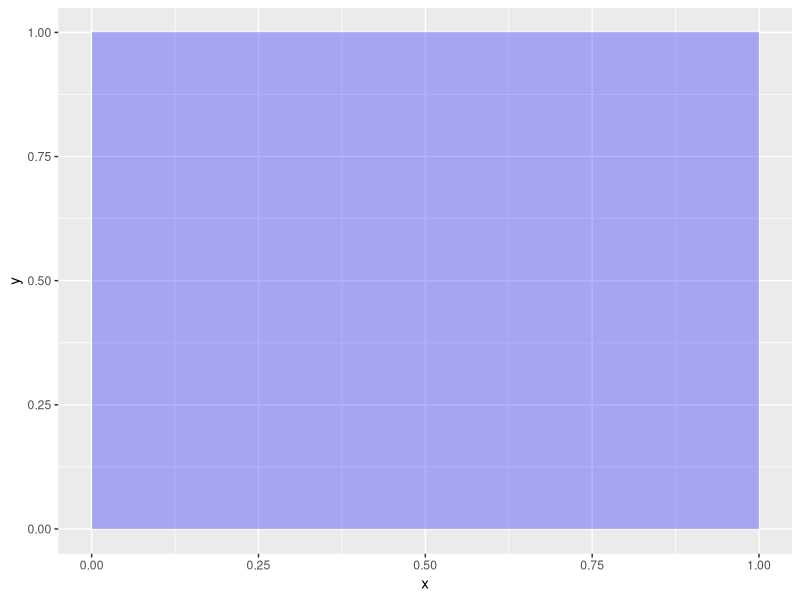

Generate this figure with R: (Note: this script raises an error after producing the figure.)
## ---- chunk 1
library(tidyverse)
## ---- chunk 2
data <- data.frame(x = seq(0, 1, length.out = 100))
data %>% 
  ggplot(aes(x))+
  stat_function(fun = dbeta,
                args = list(shape1 = 1,
                            shape2 = 1),
                geom = "area",
                fill = "blue", alpha=0.3)
## ---- chunk 3
data %>% 
  ggplot(aes(x))+
  stat_function(fun = dbeta,
                args = list(shape1 =  ,
                            shape2 =  ),
                geom = "area",
                fill = "blue", alpha=0.3)
## ---- chunk 4
vampires = 3
humans = 7
data %>% 
  ggplot(aes(x))+
  stat_function(aes(fill = "Prior"),
                fun = dbeta,
                args = list(shape1 = 1,
                            shape2 = 1),
                geom = "area", alpha=0.3)+
  stat_function(aes(fill = "Posterior"),
                fun = dbeta,
                args = list(shape1 = 1+vampires,
                            shape2 = 1+humans),
                geom = "area", alpha=0.3)+
  scale_fill_manual(values=c("red","blue"))
## ---- chunk 5
vampires = 
humans = 
data %>% 
  ggplot(aes(x))+
  stat_function(aes(fill = "Prior"),
                fun = dbeta,
                args = list(shape1 = 1,
                            shape2 = 1),
                geom = "area", alpha=0.3)+
  stat_function(aes(fill = "Posterior"),
                fun = dbeta,
                args = list(shape1 = 1+vampires,
                            shape2 = 1+humans),
                geom = "area", alpha=0.3)+
  scale_fill_manual(values=c("red","blue"))
## ---- chunk 6
# sequence of parameter values
p_grid = seq(from = 0, to = 1, length.out = 100)

# prior over the sequence of parameter values
prior = rep(1, 100)

data_grid = tibble(p_grid, prior)
data_grid
## ---- chunk 7
data_grid %>% 
  ggplot()+
  geom_col(aes(x = p_grid, y = prior),
           width = 0.005,
           colour = "black", 
           fill = "lightblue")
## ---- chunk 8
data_grid = data_grid %>% 
  mutate(likelihood = dbinom(3, 10, prob = p_grid)) %>% 
  mutate(unstd.posterior = prior * likelihood)
data_grid
## ---- chunk 9
data_grid %>% 
  ggplot()+
  geom_col(aes(x = p_grid, y = unstd.posterior),
           width = 0.005,
           colour = "black", 
           fill = "red")
## ---- chunk 10
sum(data_grid$unstd.posterior)
## ---- chunk 11
data_grid = data_grid %>% 
  mutate(posterior = unstd.posterior / sum(unstd.posterior))
data_grid
## ---- chunk 12
sum(data_grid$posterior)
## ---- chunk 13
data_grid %>% 
  ggplot()+
  geom_col(aes(x = p_grid, y = posterior),
           width = 0.005,
           colour = "black", 
           fill = "pink")
## ---- chunk 14
cat("With 1 parameter and 100 grids, grid-approximation requires", 100^1, "calculations.\n")
cat("With 2 parameters and 100 grids, grid-approximation requires", 100^2, "calculations.\n")
cat("With 3 parameters and 100 grids, grid-approximation requires", 100^3, "calculations.\n")
cat("With 4 parameters and 100 grids, grid-approximation requires", 100^4, "calculations.\n")
cat("With 5 parameters and 100 grids, grid-approximation requires", 100^5, "calculations.\n")
## ---- chunk 15
posterior_samples <- sample(
  x = data_grid$p_grid,
  prob = data_grid$posterior,
  size = 10000,
  replace = TRUE
)
## ---- chunk 16
data_samples = tibble(
  id = 1:length(posterior_samples),
  prop_vampires = posterior_samples
)
data_samples
## ---- chunk 17
data_samples %>% 
  ggplot()+
  geom_point(aes(x=id, y=prop_vampires), 
             alpha = 1/4,
             colour = 'red')
## ---- chunk 18
data_samples %>% 
  ggplot()+
  stat_density(aes(x = prop_vampires),
               fill = "red",
               colour = "black",
               alpha = 1/2)+
  scale_x_continuous(limits = 0:1)
## ---- chunk 19
library(bayestestR)
## ---- chunk 20
mean(data_samples$prop_vampires)
## ---- chunk 21
median(data_samples$prop_vampires)
## ---- chunk 22
map_estimate(data_samples$prop_vampires)
## ---- chunk 23
data_samples %>% 
  filter(prop_vampires < .5) %>%
  summarise(prop_vampires_less_than_50per = n() / 10000)
## ---- chunk 24
data_samples %>% 
  filter(prop_vampires > .10 & prop_vampires < .20) %>%
  summarise(prop_vampires_in_10_20_per = n() / 10000)
## ---- chunk 25
ci(data_samples$prop_vampires)
## ---- chunk 26
ci(data_samples$prop_vampires, ci = .95)
## ---- chunk 27
hdi(data_samples$prop_vampires)
## ---- chunk 28
equivalence_test(data_samples$prop_vampires,
                 range = c(0,0.05))
## ---- chunk 29
data_samples = data_samples %>% 
  mutate(ppd = rbinom(10000, size = 10, prob = prop_vampires))
data_samples
## ---- chunk 30
data_samples %>% 
  count(ppd) %>% 
  mutate(probability = n / 10000) %>% 
  ggplot()+
  geom_col(aes(x=ppd, y=probability), colour = "black", fill = "green", width = 0.1)+
  scale_x_continuous(breaks = 0:10)
